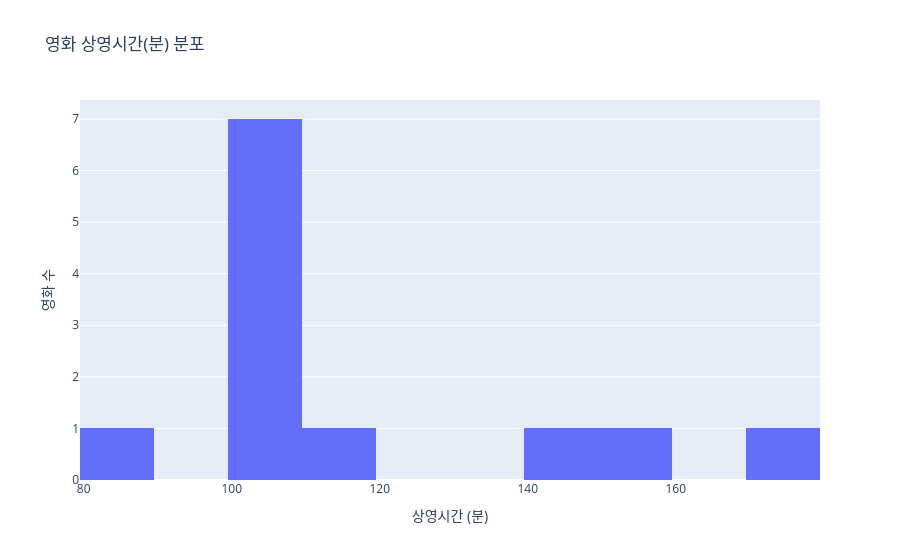

This figure's notebook cell:
### Markdown cell above
## 집계 기간 내 박스오피스 순위권 내 (10위) 포함된 영화 특징 조사

### Code cell
# 국가
master_df.groupby('nation').count() # 미국(6), 한국(4), 일본(2)

# 장르
master_df.groupby('genre').count()
# 애니메이션(5)
# 다큐멘터리, 스릴러, [액션, 모험, 드라마],[액션, 스릴러, SF], [어드벤처, 액션], 코미디, [판타지, 어드벤처, 액션] (1)

# 등급
master_df.groupby('grade').count()
# 전체관람가 (5)
# 15세이상관람가 (4)
# 12세이상관람가 (3)

# 시간 분포
master_df
# '분' 제거 후 정수형 변환
master_df['time_num'] = master_df['time'].str.replace('분', '').astype(int)

# Plotly 히스토그램
fig = px.histogram(master_df, x='time_num', nbins=10, title='영화 상영시간(분) 분포')
fig.update_layout(xaxis_title='상영시간 (분)', yaxis_title='영화 수')
fig.show()

### Figure 1 — Plotly figure (JSON) as saved in the notebook; plotly's stock layout.template omitted (floating-point values rounded to 4 significant figures)
{"data": [{"bingroup": "x", "hovertemplate": "time_num=%{x}<br>count=%{y}<extra></extra>", "legendgroup": "", "marker": {"color": "#636efa", "pattern": {"shape": ""}}, "name": "", "nbinsx": 10, "orientation": "v", "showlegend": false, "type": "histogram", "x": [105, 109, 109, 115, 89, 105, 144, 101, 172, 108, 101, 156], "xaxis": "x", "yaxis": "y"}], "layout": {"barmode": "relative", "legend": {"tracegroupgap": 0}, "title": {"text": "영화 상영시간(분) 분포"}, "xaxis": {"anchor": "y", "domain": [0, 1], "title": {"text": "상영시간 (분)"}}, "yaxis": {"anchor": "x", "domain": [0, 1], "title": {"text": "영화 수"}}}}
